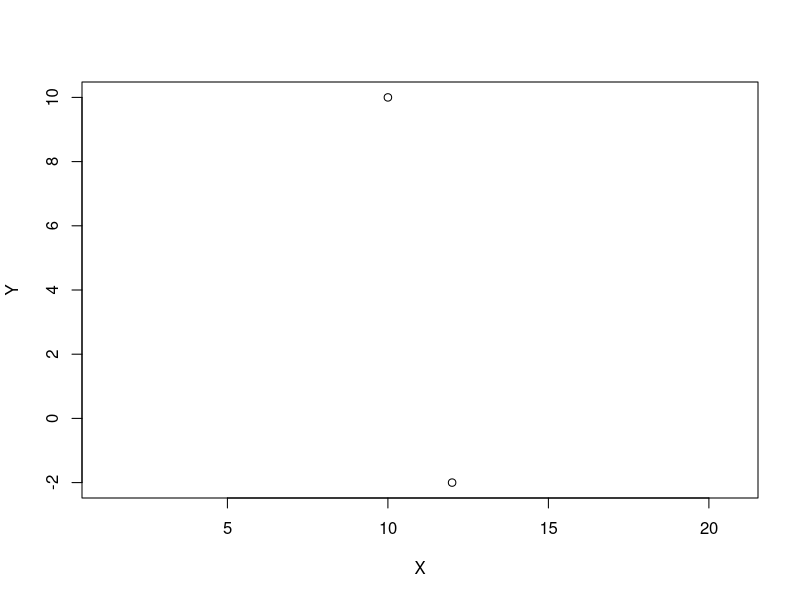

Write R code to recreate this figure. (Note: this script raises an error after producing the figure.)
towerA = c(10, 10)
towerB = c(12, -2)
r = 7
errorPercent = 0.1

#a)
plot(x = c(towerA[1], towerB[1]), y = c(towerA[2], towerB[2]), asp = 1, xlab = "X", ylab = "Y")
#draw.circle(x = towerA[1], y = towerA[2], radius = r)
#draw.circle(x = towerB[1], y = towerB[2], radius = r)

#b)
draw.circle(x = towerA[1], y = towerA[2], radius = (r * (1 + errorPercent)), lty=2)
draw.circle(x = towerA[1], y = towerA[2], radius = (r * (1 - errorPercent)), lty=2)

draw.circle(x = towerB[1], y = towerB[2], radius = (r * (1 + errorPercent)), lty=2)
draw.circle(x = towerB[1], y = towerB[2], radius = (r * (1 - errorPercent)), lty=2)